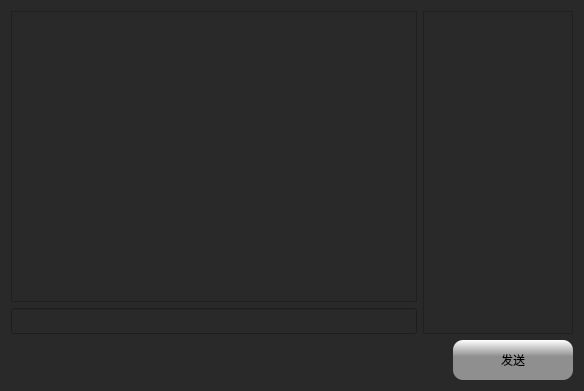
<?xml version="1.0" encoding="UTF-8"?>
<ui version="4.0">
 <class>GroupChat</class>
 <widget class="QWidget" name="GroupChat">
  <property name="geometry">
   <rect>
    <x>0</x>
    <y>0</y>
    <width>584</width>
    <height>391</height>
   </rect>
  </property>
  <property name="minimumSize">
   <size>
    <width>584</width>
    <height>391</height>
   </size>
  </property>
  <property name="windowTitle">
   <string>Form</string>
  </property>
  <property name="styleSheet">
   <string notr="true">QWidget{
background-color: rgb(41, 41, 41);
}
QPushButton{
background-color: qlineargradient(spread:pad, x1:1, y1:0, x2:1, y2:0.415, stop:0 rgba(255, 255, 255, 255), stop:1 rgba(143,143,143, 255));
border-style:outset;
border-radius:10px;
font-style:MingLiU-ExtB;
}
QPushButton:hover{
background-color: rgb(179, 179, 179);
border-style:inset;
font-style:MingLiU-ExtB;
}
QPushButton:pressed{
background-color:rgb(224,0,0);
border-style:inset;
font-style:MingLiU-ExtB;
}

QListWidget::item
{
color:rgb(255, 255, 255);
}

#listWidget,#textEdit
{
color:rgb(255, 255, 255);
}

#lineEdit
{
color:rgb(255, 255, 255);
}</string>
  </property>
  <layout class="QVBoxLayout" name="verticalLayout_2">
   <item>
    <layout class="QHBoxLayout" name="horizontalLayout" stretch="1,0">
     <item>
      <layout class="QVBoxLayout" name="verticalLayout">
       <item>
        <widget class="QTextEdit" name="textEdit">
         <property name="font">
          <font>
           <pointsize>11</pointsize>
          </font>
         </property>
         <property name="html">
          <string>&lt;!DOCTYPE HTML PUBLIC &quot;-//W3C//DTD HTML 4.0//EN&quot; &quot;http://www.w3.org/TR/REC-html40/strict.dtd&quot;&gt;
&lt;html&gt;&lt;head&gt;&lt;meta name=&quot;qrichtext&quot; content=&quot;1&quot; /&gt;&lt;meta charset=&quot;utf-8&quot; /&gt;&lt;style type=&quot;text/css&quot;&gt;
p, li { white-space: pre-wrap; }
hr { height: 1px; border-width: 0; }
li.unchecked::marker { content: &quot;\2610&quot;; }
li.checked::marker { content: &quot;\2612&quot;; }
&lt;/style&gt;&lt;/head&gt;&lt;body style=&quot; font-family:'Microsoft YaHei UI'; font-size:11pt; font-weight:400; font-style:normal;&quot;&gt;
&lt;p style=&quot;-qt-paragraph-type:empty; margin-top:0px; margin-bottom:0px; margin-left:0px; margin-right:0px; -qt-block-indent:0; text-indent:0px;&quot;&gt;&lt;br /&gt;&lt;/p&gt;&lt;/body&gt;&lt;/html&gt;</string>
         </property>
        </widget>
       </item>
       <item>
        <widget class="QLineEdit" name="lineEdit">
         <property name="font">
          <font>
           <pointsize>11</pointsize>
          </font>
         </property>
         <property name="text">
          <string/>
         </property>
        </widget>
       </item>
      </layout>
     </item>
     <item>
      <widget class="QListWidget" name="listWidget">
       <property name="maximumSize">
        <size>
         <width>150</width>
         <height>16777215</height>
        </size>
       </property>
       <property name="font">
        <font>
         <pointsize>11</pointsize>
        </font>
       </property>
      </widget>
     </item>
    </layout>
   </item>
   <item>
    <layout class="QHBoxLayout" name="horizontalLayout_2">
     <item>
      <spacer name="horizontalSpacer">
       <property name="orientation">
        <enum>Qt::Horizontal</enum>
       </property>
       <property name="sizeHint" stdset="0">
        <size>
         <width>40</width>
         <height>20</height>
        </size>
       </property>
      </spacer>
     </item>
     <item>
      <widget class="QPushButton" name="sendButton">
       <property name="minimumSize">
        <size>
         <width>120</width>
         <height>40</height>
        </size>
       </property>
       <property name="text">
        <string>发送</string>
       </property>
      </widget>
     </item>
    </layout>
   </item>
  </layout>
 </widget>
 <resources/>
 <connections/>
</ui>
